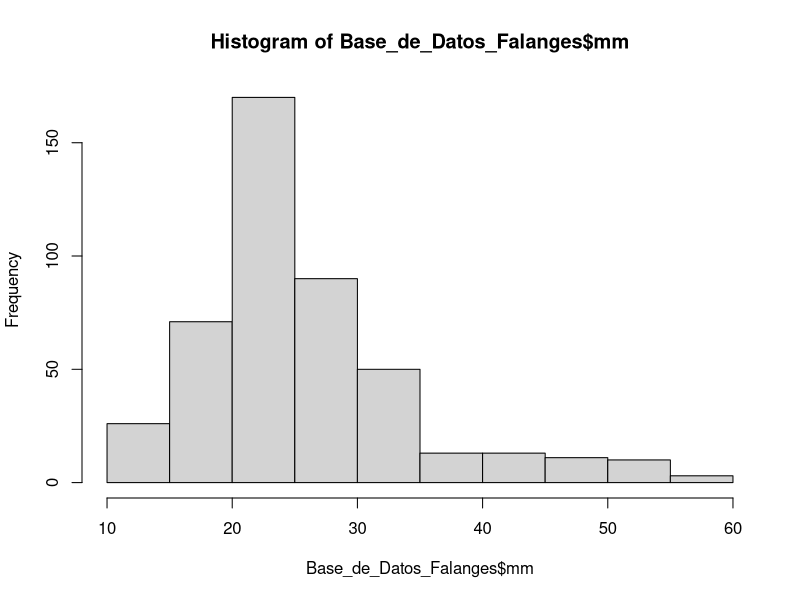
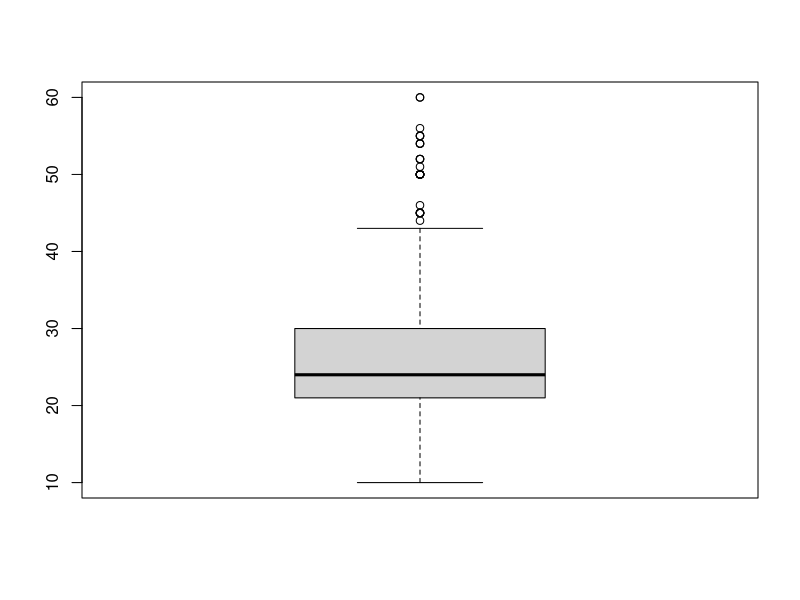

The R source for these figures, in order:
library(readxl)
Base_de_Datos_Falanges <- read_excel("Base de Datos Falanges.xlsx")
View(Base_de_Datos_Falanges)

#Poniendo en minusculas

Base_de_Datos_Falanges$DEDO <- tolower(Base_de_Datos_Falanges$DEDO)
Base_de_Datos_Falanges$FALANGES <- tolower(Base_de_Datos_Falanges$FALANGES)
Base_de_Datos_Falanges$MANO <- tolower(Base_de_Datos_Falanges$MANO)
Base_de_Datos_Falanges$Genero <- tolower(Base_de_Datos_Falanges$Genero)

# Unificando Valores

Base_de_Datos_Falanges$DEDO <- ifelse(Base_de_Datos_Falanges$DEDO == "meñ", "men", Base_de_Datos_Falanges$DEDO)
Base_de_Datos_Falanges$DEDO <- ifelse(Base_de_Datos_Falanges$DEDO == "an", "anu", Base_de_Datos_Falanges$DEDO)

Base_de_Datos_Falanges$FALANGES <- ifelse(Base_de_Datos_Falanges$FALANGES == "distal" | Base_de_Datos_Falanges$FALANGES == "dist", "dis", Base_de_Datos_Falanges$FALANGES)
Base_de_Datos_Falanges$FALANGES <- ifelse(Base_de_Datos_Falanges$FALANGES == "proximal" | Base_de_Datos_Falanges$FALANGES == "prox", "pro", Base_de_Datos_Falanges$FALANGES)
Base_de_Datos_Falanges$FALANGES <- ifelse(Base_de_Datos_Falanges$FALANGES == "media" | Base_de_Datos_Falanges$FALANGES == "men" , "med", Base_de_Datos_Falanges$FALANGES)

Base_de_Datos_Falanges$MANO <- ifelse(Base_de_Datos_Falanges$MANO== "iz", "izq", Base_de_Datos_Falanges$MANO)

Base_de_Datos_Falanges$Genero <- ifelse(Base_de_Datos_Falanges$Genero == "fem", "f", Base_de_Datos_Falanges$Genero)

Base_de_Datos_Falanges$DEDO <- as.factor(Base_de_Datos_Falanges$DEDO)
Base_de_Datos_Falanges$FALANGES <- as.factor(Base_de_Datos_Falanges$FALANGES)
Base_de_Datos_Falanges$MANO <- as.factor(Base_de_Datos_Falanges$MANO)
Base_de_Datos_Falanges$Genero <- as.factor(Base_de_Datos_Falanges$Genero)

str(Base_de_Datos_Falanges)

write.csv(Base_de_Datos_Falanges, "BD_Falanges.csv", row.names = TRUE)

#Trabajo solicitado en el entregable

stem(Base_de_Datos_Falanges$mm)

hist(Base_de_Datos_Falanges$mm)

boxplot(Base_de_Datos_Falanges$mm)
